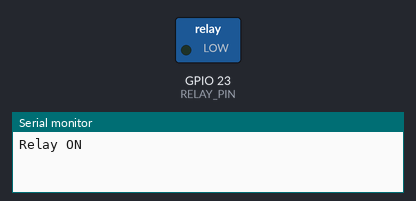
Bench run of a sketch on a simulated ESP32. Shown: switched loads named in the sketch (green lamp = pin HIGH), the last lines printed to the serial monitor.

Above: at 2.5 s.
At 7.5 s:
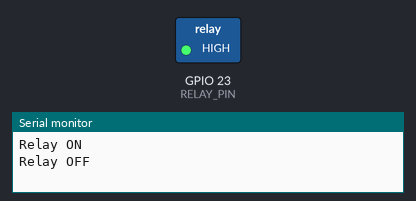
Timing chart, 0 to 13.0 s (numbered marks = the images above):
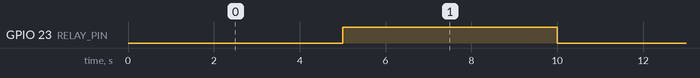

Measured:
- by itself, GPIO 23 (RELAY_PIN): alternates HIGH for 5.0 s and LOW for 5.0 s

The sketch:

09_Interfacing_Relay_To_ESP32.ino
```cpp
#define RELAY_PIN 23

void setup()
{
  Serial.begin(115200);

  pinMode(RELAY_PIN, OUTPUT);

  // Relay OFF (active LOW module)
  digitalWrite(RELAY_PIN, HIGH);
}

void loop()
{
  Serial.println("Relay ON");
  digitalWrite(RELAY_PIN, LOW);
  delay(5000);

  Serial.println("Relay OFF");
  digitalWrite(RELAY_PIN, HIGH);
  delay(5000);
}
```
